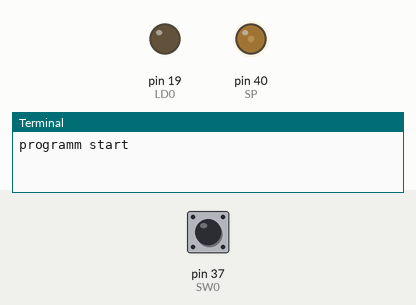
Recording of a program running on a simulated Raspberry Pi (header pin numbers). On the bench: output pins drawn as LEDs (lit = HIGH), the last lines printed to the terminal. Inputs (shaded band) come from the test bench; at power-on: pin 37 (SW0) HIGH. Random numbers come from a fixed seed.

Above: at 1.2 s.
1.3 s: pin 37 (SW0) pulled LOW for 3.2 s
At 5.5 s:
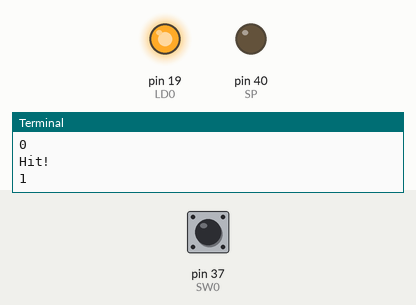
At 8.3 s:
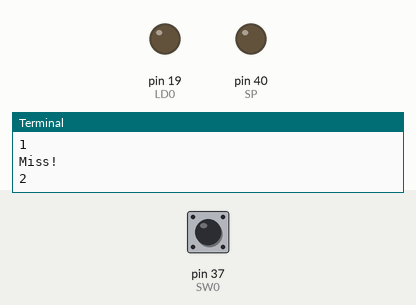
Timing chart, 0 to 13.5 s (numbered marks = the images above; inputs shaded):
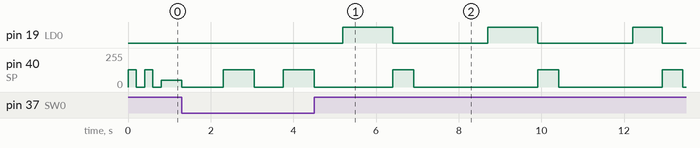

The program:

a_mogura_game_model.py
```python
# -*- coding: utf-8 -*-
import RPi.GPIO as GPIO
import time
import random

#ボードの番号で設定(目で見て数えるやつ)
GPIO.setmode(GPIO.BOARD)

#LED定義
LD0 = 19
#LEDのポート宣言
GPIO.setup(LD0, GPIO.OUT)
#LED消灯
GPIO.output(LD0, GPIO.LOW)

#SW定義
SW0 = 37
#SWのポート宣言
GPIO.setup(SW0, GPIO.IN, pull_up_down=GPIO.PUD_UP)

#スピーカー定義
SP = 40
#スピーカーのポート宣言
GPIO.setup(SP, GPIO.OUT)

#PWMインスタンス生成
Bell = GPIO.PWM(SP, 30)
Bell.start(50) #デューティーサイクル50%
Bell.stop()

#平均(しかも切り上げ)律音階周波数
mel_C = 262 #ド
mel_D = 294 #レ
mel_E = 330 #ミ
mel_F = 349 #ファ
mel_G = 392 #ソ
mel_A = 440 #ラ
mel_B = 494 #シ

#LEDステータス用の変数
status_LD = False

#インターバル用のリスト[s]
wait_times0 = [0.70, 1.00, 1.50, 1.80]
#光ってる時間のリスト[ms]
wait_times1 = [500, 700, 900, 1200]
#LEDランダム用の変数
LEDs = [19]

#成功回数
Hits = 0
#全体ループ用
Loop = 10

#ゲームスタートのときの楽譜
def StartBell():
    Bell.start(50)
    Bell.ChangeFrequency(mel_C * 4)
    time.sleep(0.2)
    Bell.stop()
    time.sleep(0.2)
    Bell.start(50)
    Bell.ChangeFrequency(mel_C * 4)
    time.sleep(0.2)
    Bell.stop()
    time.sleep(0.2)
    Bell.start(20)
    Bell.ChangeFrequency(mel_C * 6)
    time.sleep(0.5)
    Bell.stop()

#もぐらがヒットしたときの楽譜
def HitBell():
    print("Hit!")
    print(Hits)
    Bell.start(50)
    Bell.ChangeFrequency(mel_C * 2)
    time.sleep(0.25)
    Bell.ChangeFrequency(mel_D * 2)
    time.sleep(0.25)
    Bell.ChangeFrequency(mel_E * 3)
    time.sleep(0.25)
    Bell.stop()

#もぐらをヒットできなかったときの楽譜
def MissBell():
    print("Miss!")
    print(Hits)
    Bell.start(50)
    Bell.ChangeFrequency(130)
    time.sleep(0.5)
    Bell.stop()

#クリアした時の楽譜(よろこびの歌のつもり)
def YahooBell():
#    print("clear!")
    Bell.start(50)
    Bell.ChangeFrequency(mel_E * 2)
    time.sleep(0.3)
    Bell.ChangeFrequency(mel_E * 2)
    time.sleep(0.3)
    Bell.ChangeFrequency(mel_F * 3)
    time.sleep(0.3)
    Bell.ChangeFrequency(mel_G * 3)
    time.sleep(0.3)
    Bell.ChangeFrequency(mel_G * 2)
    time.sleep(0.3)
    Bell.ChangeFrequency(mel_F * 2)
    time.sleep(0.3)
    Bell.ChangeFrequency(mel_E * 3)
    time.sleep(0.3)
    Bell.ChangeFrequency(mel_D * 3)
    time.sleep(0.3)
    Bell.ChangeFrequency(mel_C * 3)
    time.sleep(0.3)
    Bell.ChangeFrequency(mel_C * 3)
    time.sleep(0.3)
    Bell.stop()

#もぐらがヒットした時の関数
def Hit():
    global Hits
    HitBell()
    Hits += 1

#LEDの状態を更新する関数
def UpdateLED():
    GPIO.output(LD0, status_LD)

if __name__ == '__main__':
    print("programm start\n")
    try:
        #無限ループ
        while True:
            status_LD = False
            UpdateLED()
            StartBell() #ゲームスタートの楽譜を鳴らす
            Hits = 0    #ヒット数を初期化
            time.sleep(1)   #1秒止まる

            for i in range(0, Loop):    #Loop回繰り返す
                randTime = random.choice(wait_times1)   #wait_times1秒後に光らせる
                status_LD = True    #LEDの状態を発光へ
                UpdateLED() #LEDの状態を更新
                for j in range(1, randTime):    #randTime[ms]光る

                    if (j == randTime - 2): #最後まで押せなかったらミス
                        status_LD = False   #LEDの状態を消灯へ
                        UpdateLED() #LEDの状態を更新
                        MissBell()  #ミスした楽譜を鳴らす
                        break

                    elif (status_LD and (not GPIO.input(SW0))): #光らせてるLEDに対応したスイッチが押されてたらヒット!
                        status_LD = False   #LEDの状態を消灯へ
                        UpdateLED() #LEDの状態を更新
                        Hit()
                        break

                    time.sleep(0.001)   #1msの遅延を与える,randTime回積み重なるので
                                        #randTime秒の出来事となる
                randTIME = random.choice(wait_times0)   #インターバルをランダムに決める
                time.sleep(randTIME)    #インターバル発生

            #Loop回光終わった後にクリアかどうか判定される
            if (Hits > 0):  #ゲームクリア条件
                YahooBell() #達成していたらクリア楽譜を鳴らす
            else :  #条件を満たしていなかったら
                MissBell()  #ミス譜面を鳴らす
                MissBell()  #ミス譜面を鳴らす

            time.sleep(0.1)#スリープ入れないとオーバーヘッドの関係でプログラムが落ちる
    #もっぱらキーボードインタラプト（C-c)用
    except:
        print("detect key interrupt\n")

    finally:
        Bell.stop()
        GPIO.cleanup(LD0)
        GPIO.cleanup(SW0)
        GPIO.cleanup(SP)
        print("program exit\n")
```
